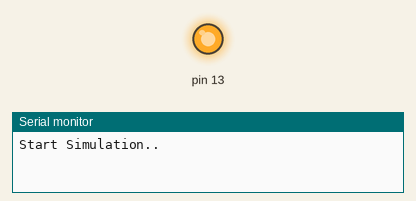
Recording of a sketch running on a simulated Arduino Uno, built with avr-gcc and run on an emulated ATmega328P. Shown: output pins drawn as LEDs (lit = HIGH), the last lines printed to the serial monitor.

Above: at 0.3 s.
At 25.7 s:
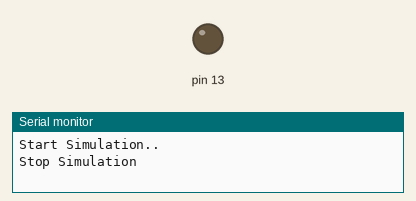
Timing chart, 0 to 40.0 s (numbered marks = the images above):
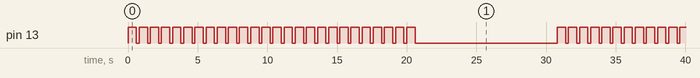

Measured:
- by itself, pin 13: repeats every 30.8 s: HIGH 0.60 s, LOW 10.2 s, 25 × (HIGH 0.60 s, LOW 0.20 s)
- by itself, everything shown: repeats every 30.8 s, in 52 steps

The sketch:

soft_reset.ino
```cpp
#define selfreset 3

int count2rest = 0;

void setup() {
  // put your setup code here, to run once:
  pinMode(selfreset, INPUT);
  Serial.begin(115200);
  pinMode(13, OUTPUT);
  Serial.println("Start Simulation..");
}

void loop() {
  // put your main code here, to run repeatedly:
  if(count2rest > 25)
  {
    count2rest = 0;
    Serial.println("Stop Simulation");
    pinMode(selfreset, OUTPUT);
    digitalWrite(selfreset, LOW);
    delay(10000);
    pinMode(selfreset, INPUT);
  }
  digitalWrite(13, HIGH);   // turn the LED on (HIGH is the voltage level)
  delay(600);              // wait for a second
  digitalWrite(13, LOW);    // turn the LED off by making the voltage LOW
  delay(200);
  count2rest++;
}

void soft_autoreset (void)
{
  /* Setup : pinMode(selfreset, OUTPUT);
             digitalWrite(selfreset, HIGH);*/
  digitalWrite(selfreset, LOW);
}
```
